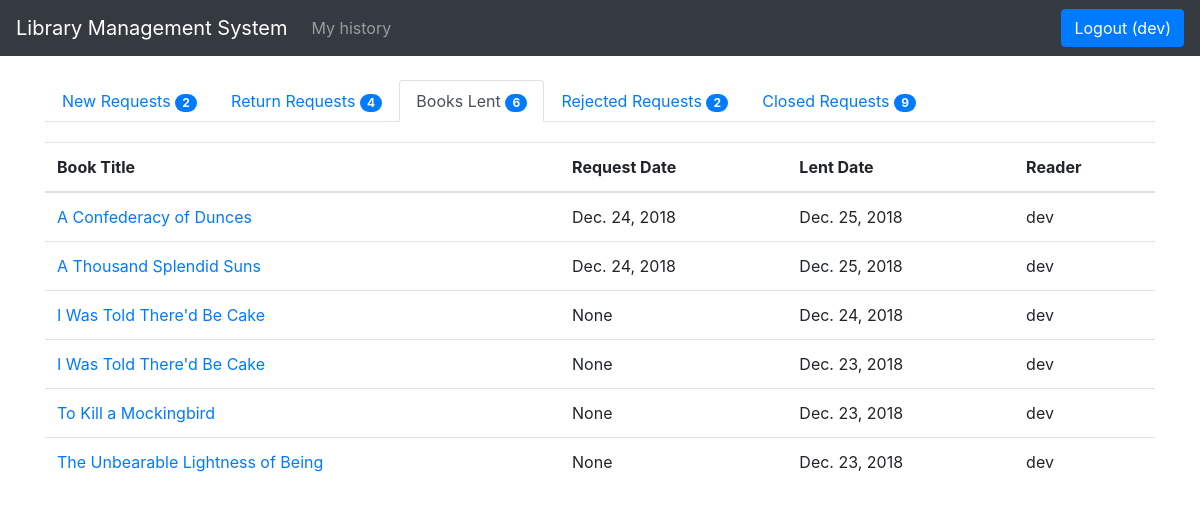
The app's page /library/books/manage_requests_lent (signed in) with its own data.
### library/models.py (models this page shows, shortened)
class BookLendDetail(models.Model):
    book_status = (('p', 'pending'), ('l', 'lent'), ('r', 'returned'), ('c', 'closed'), ('n', 'rejected'))
    book = models.ForeignKey(Book, on_delete=models.SET_NULL, null=True)
    reader = models.ForeignKey(User, on_delete=models.SET_NULL, null=True, blank=True)
    request_date = models.DateField(null=True, blank=True)
    lent_date = models.DateField(null=True, blank=True)
    return_date = models.DateField(null=True, blank=True)
    close_date = models.DateField(null=True, blank=True)
    charge = models.IntegerField()
    status = models.CharField(max_length=1, choices = book_status, blank = True, default = 'p')

class Book(models.Model):
    numeric = RegexValidator(r'^[0-9]*$', 'Only  numeric characters are allowed.')
    book_status = (('a', 'available'), ('l', 'lent'))
    title = models.CharField(max_length=250)
    isbn = models.CharField('ISBN', max_length=13, help_text='13 Character ISBN number', validators=[numeric])
    description = models.TextField(max_length=500)
    price = models.IntegerField()
    total_quantity = models.IntegerField()
    quantity = models.IntegerField(default=1)
    status = models.CharField(max_length=1, choices = book_status, blank = True, default = 'a')
    author = models.ManyToManyField(Author)
    category = models.ManyToManyField(Category)
    def get_absolute_url(self):
        return reverse('book_detail', args=[str(self.id)])
    def display_category(self):
        return ', '.join(category.name for category in self.category.all()[:3])
    display_category.short_description = "Category"
    def display_author(self):
        return ', '.join(author.firstname for author in self.author.all()[:3])
    display_author.short_description = "Author"

### library/views.py (the view)
# urls.py: path('books/manage_requests_lent', views.manage_requests_lent, name='manage_requests_lent'),
@login_required
def manage_requests_lent(request):
    lent_request_data = BookLendDetail.objects.filter(status = 'l').order_by("-lent_date")
    context = manage_requests_count()
    paginator = Paginator(lent_request_data, 10)
    page = request.GET.get('page')
    try:
        lent_request_data = paginator.page(page)
    except PageNotAnInteger:
        lent_request_data = paginator.page(1)
    except EmptyPage:
        lent_request_data = paginator.page(paginator.num_pages)
    return render(request, 'manage_requests_lent.html', {'lent_request' : lent_request_data, 'context': context})

### library/views.py (called while the page is built)
def manage_requests_count():
    p = BookLendDetail.objects.filter(status = 'p').order_by("-request_date")
    r = BookLendDetail.objects.filter(status = 'r').order_by("-return_date")
    l = BookLendDetail.objects.filter(status = 'l').order_by("-lent_date")
    c = BookLendDetail.objects.filter(status = 'c').order_by("-close_date")
    n = BookLendDetail.objects.filter(status = 'n').order_by("-close_date")
    context = {
        'p' : p.count,
        'r' : r.count,
        'l' : l.count,
        'c' : c.count,
        'n' : n.count
    }
    return context

### library/templates/manage_requests_lent.html (shortened to what this page needs)
{% extends "base.html" %} {% block content %}
<ul class="nav nav-tabs">
  <li class="nav-item">
    <a class="nav-link" href="{% url 'manage_requests' %}">New Requests <span id="lcount" class="badge badge-primary badge-pill">{{ context.p  }}</span></a>
  </li>
  <li class="nav-item">
    <a class="nav-link" href="{% url 'manage_requests_return' %}">Return Requests <span id="rcount" class="badge badge-primary badge-pill">{{ context.r }}</span></a>
  </li>
  <li class="nav-item">
    <a class="nav-link active" href="{% url 'manage_requests_lent' %}">Books Lent <span id="" class="badge badge-primary badge-pill">{{ context.l }}</span></a>
  </li>
  <li class="nav-item">
    <a class="nav-link" href="{% url 'manage_requests_rejected' %}">Rejected Requests <span id="" class="badge badge-primary badge-pill">{{ context.n }}</span></a>
  </li>
  <li class="nav-item">
      <a class="nav-link" href="{% url 'manage_requests_close' %}">Closed Requests <span id="" class="badge badge-primary badge-pill">{{ context.c }}</span></a>
  </li>
</ul>
<table class="table req-table">
  <thead>
    {% if context.l > 0 %}
    <tr class="t_body2">
      <th scope="col">Book Title</th>
      <th scope="col">Request Date</th>
      <th scope="col">Lent Date</th>
      <th scope="col">Reader</th>
    </tr>
    {% endif %}
  </thead>
  <tbody class="t_body2">
    {% for req in lent_request %}
    <tr id="{{ req.id }}">
      <td>
        <a href="{{ req.book.get_absolute_url  }}">{{ req.book.title }}</a>
      </td>
      <td>{{ req.request_date }}</td>
      <td>{{ req.lent_date }}</td>
      <td>{{ req.reader.username }}</td>
    </tr>
    {% endfor %}
  </tbody>
</table>
{% endblock %}

### library/templates/base.html (shortened to what this page needs)
<!DOCTYPE html> {% load staticfiles %}
<html lang="en">
<head>
  <link rel="stylesheet" href="https://stackpath.bootstrapcdn.com/bootstrap/4.1.3/css/bootstrap.min.css"
>
  <link rel="stylesheet" href="{% static 'css/styles.css' %}">
</head>
<body>
  <header>
    {% block header %}
    <nav class="navbar navbar-expand-lg navbar-dark bg-dark fixed-top">
      <a class="navbar-brand" href="{% url 'index' %}">Library Management System</a>
      <div class="collapse navbar-collapse" id="navbarsExampleDefault">
        <ul class="navbar-nav mr-auto">
          {% if user.is_authenticated %} {% if user.groups.all.0.name == 'Readers' %}
          <li class="nav-item">
            <a class="nav-link" href="{% url 'request_history' %}">My history</a>
          </li>
          {% endif %} {% endif %}
        </ul>
        <form class="form-inline my-2 my-lg-0">
          {% if user.is_authenticated %}
          <a class="btn btn-primary" href="{% url 'logout' %}">Logout ({{ user.get_username }})</a>
          {% else %}
          <a class="btn btn-primary" href="{% url 'login' %}">Login</a>
          {% endif %}
        </form>
      </div>
    </nav>
    {% endblock %}
  </header>
  <main role="main" class="container">
    {% block content %} {% endblock %}
  </main>
</body>
</html>

### library/static/css/styles.css (style rules this page uses)
html { position: relative; min-height: 100%; }
body>.container { padding: 80px 15px 0; }
.req-table { margin-top: 20px; }

### records on screen
BookLendDetail: book "A Confederacy of Dunces", request_date "Dec. 24, 2018", lent_date "Dec. 25, 2018", reader.username "dev"
BookLendDetail: book "A Thousand Splendid Suns", request_date "Dec. 24, 2018", lent_date "Dec. 25, 2018", reader.username "dev"
BookLendDetail: book "I Was Told There'd Be Cake", request_date "None", lent_date "Dec. 24, 2018", reader.username "dev"
BookLendDetail: book "I Was Told There'd Be Cake", request_date "None", lent_date "Dec. 23, 2018", reader.username "dev"
BookLendDetail: book "To Kill a Mockingbird", request_date "None", lent_date "Dec. 23, 2018", reader.username "dev"
BookLendDetail: book "The Unbearable Lightness of Being", request_date "None", lent_date "Dec. 23, 2018", reader.username "dev"

### other values on screen
{{ user.get_username }} "dev"
{{ context.p }} "2"
{{ context.r }} "4"
{{ context.l }} "6"
{{ context.n }} "2"
{{ context.c }} "9"
